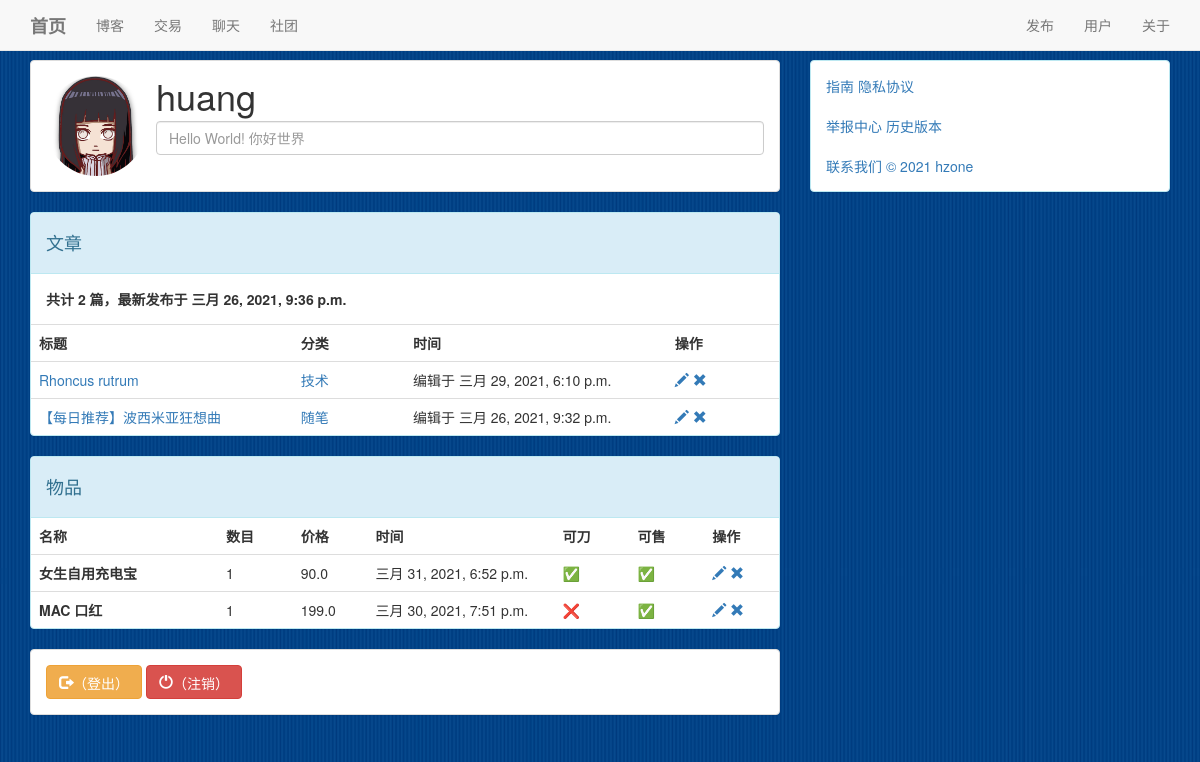
Screenshot of /user/1 (signed in) with the database file from the repository.
### user/models.py (models this page shows)
class User(AbstractUser):
    motto = TextField(max_length=24,default='nothing at all')
    icon = ImageField(default="./static/image/icon/default/male.png",upload_to='./static/image/icon/upload/')
    class Meta:
        ordering = ['-id']
        verbose_name = '用户'
        verbose_name_plural = '用户'
    def __str__(self):
        return self.username

### blog/models.py (models this page shows, shortened)
class Atc(Model):
    title = CharField(max_length=30)
    content = TextField()
    author = ForeignKey(User,on_delete = DO_NOTHING)
    create_time = DateTimeField(auto_now_add=True)
    update_time = DateTimeField(auto_now=True)
    type = ForeignKey(AtcType,on_delete = DO_NOTHING)
    class Meta:
        ordering=['-create_time']
        verbose_name = '文章'
        verbose_name_plural = '文章'

class AtcType(Model):
    name = CharField(max_length=20)
    def __str__(self):
        return self.name
    class Meta:
        verbose_name = '分类'
        verbose_name_plural = '分类'

### deal/models.py (models this page shows, shortened)
class Item(Model):
    name = CharField(max_length=20)
    info = TextField(max_length=50)
    time = DateTimeField(auto_now_add=True)
    sold = BooleanField(default=False)
    chop = BooleanField(default=False)
    count = IntegerField(default=1)
    owner = ForeignKey(User,on_delete = DO_NOTHING)
    price = FloatField(default=0)
    image = ImageField(default="./static/image/items/default.png",upload_to='./static/image/items/upload/')
    class Meta:
        ordering=['-time']
        verbose_name = '物品'
        verbose_name_plural = '物品'

### user/views.py (the view, shortened to what this page needs)
# urls.py: path('<int:pk>',Room.as_view()),
class Room(View):
    def get(self,request,pk):
        form = userForm()
        user = get_object_or_404(User,pk = pk)
        context = {
            'visitor' :request.user,
            'user' : user,
            'form' : form,
            'atcs' : Atc.objects.filter(author = user),
            'items' : Item.objects.filter(owner = user),
        }
        return render(request,'room.html',context)

### user/forms.py
class userForm(forms.Form):
    icon = forms.ImageField(label = '用户头像',required= False)
    motto = forms.CharField(label= '个性签名',required= False)

### user/templates/room.html (shortened to what this page needs)
{% extends 'base.html' %}
    {% load static %}
    {% block main %}
        <div class="panel panel-default">
            <div class="panel-body">
                <div class="media">
                    <div class="media-left media-middle">
                        <img id = 'icon' class="img-circle" src="/{{ user.icon }}" height="100px" width="100px">
                    </div>
                    <div class="media-body">
                        <h1 class="media-heading">{{ user }}</h1>
                        <form id='user_form' enctype="multipart/form-data" action="./{{ user.id }}" method="post">
                            <input type="text" name="motto" id="id_motto" placeholder = "{{ user.motto }}" class="form-control">
                        </form>
                    </div>
                </div>
            </div>
        </div>
        <div class="panel panel-info">
            <div class="panel-heading">
                <h4>文章</h4>
            </div>
            <div class="panel-body">
                <strong>共计 {{ atcs.count }} 篇，最新发布于 {{ atcs.first.create_time }}</strong>
            </div>
            <table class="table">
                <tr>
                    <th style="width:35%">标题</th>
                    <th style="width:15%">分类</th>
                    <th style="width:35%">时间</th>
                    {% if user == visitor %}
                        <th style="width:15%">操作</th>
                    {% endif %}
                </tr>
                {% for atc in atcs %}
                    <tr>
                        <td><a href="/blog/{{atc.pk}}">{{ atc.title }}</a></td>
                        <td><a href="/blog/?type={{ atc.type.name }}">{{ atc.type }}</a></td>
                        {% if atc.create_time == atc.update_time %}
                            <td>创建于 {{ atc.create_time }}</td>
                        {% else %}
                            <td>编辑于 {{ atc.update_time }}</td>
                        {% endif %}
                        {% if user == visitor %}
                            <th>
                                <a href="/release/article/edit?pk={{ atc.pk }}">
                                    <span class="glyphicon glyphicon-pencil" aria-hidden="true"></span>
                                </a>
                                <a id='dele-atc' href="/release/article/delete?pk={{ atc.pk }}">
                                    <span class="glyphicon glyphicon-remove" aria-hidden="true"></span>
                                </a>
                            </th>
                        {% endif %}
                    </tr>
                {% endfor %}
            </table>
        </div>
        <div class="panel panel-info">
            <div class="panel-heading">
                <h4>物品</h4>
            </div>
            <table class="table">
                <tr>
                    <th style="width:25%">名称</th>
                    <th style="width:10%">数目</th>
                    <th style="width:10%">价格</th>
                    <th style="width:25%">时间</th>
                    <th style="width:10%">可刀</th>
                    <th style="width:10%">可售</th>
                    {% if user == visitor %}
                        <th style="width:15%">操作</th>
                    {% endif %}
                </tr>
                {% for item in items %}
                    <tr>
                        <td>
                            <strong>{{ item.name }}</strong>
                        </td>
                        <td> {{ item.count }} </td>
                        <td> {{ item.price }} </td>
                        <td>{{ item.time }}</td>
                        {% if item.chop %}
                            <td> ✅ </td>
                        {% else %}
                            <td> ❌ </td>
                        {% endif %}
                        {% if item.sold %}
                            <td> ❌ </td>
                        {% else %}
                            <td> ✅ </td>
                        {% endif %}
                        {% if user == visitor %}
                            <th>
                                <a href="/release/item/edit?pk={{ item.pk }}">
                                    <span class="glyphicon glyphicon-pencil" aria-hidden="true"></span>
                                </a>
                                <a id='dele-item' href="/release/item/delete?pk={{ item.pk }}">
                                    <span class="glyphicon glyphicon-remove" aria-hidden="true"></span>
                                </a>
                            </th>
                        {% endif %}
                    </tr>
                {% endfor %}
            </table>
        </div>
        {% if user == visitor %}
            <div class="panel panel-default">
                <div class="panel-body">
                    <button  id='exit' type="button" class="btn btn-warning" aria-label="Left Align">
                        <span class="glyphicon glyphicon-log-out" aria-hidden="true">（登出）</span>
                    </button>
                    <button type="button" class="btn btn-danger" aria-label="Left Align">
                        <span class="glyphicon glyphicon-off" aria-hidden="true">（注销）</span>
                    </button>
                </div>
            </div>
        {% endif %}
    {% endblock %}

### rows the page displays
User: icon (picture), username "huang", motto "Hello World! 你好世界"
Atc: first.create_time "三月 26, 2021, 9:36 p.m.", title "Rhoncus rutrum", type "技术", update_time "三月 29, 2021, 6:10 p.m."
Atc: title "【每日推荐】波西米亚狂想曲", type "随笔", update_time "三月 26, 2021, 9:32 p.m."
Item: name "女生自用充电宝", count "1", price "90.0", time "三月 31, 2021, 6:52 p.m."
Item: name "MAC 口红", count "1", price "199.0", time "三月 30, 2021, 7:51 p.m."

### other values shown
{{ atcs.count }} "2"
